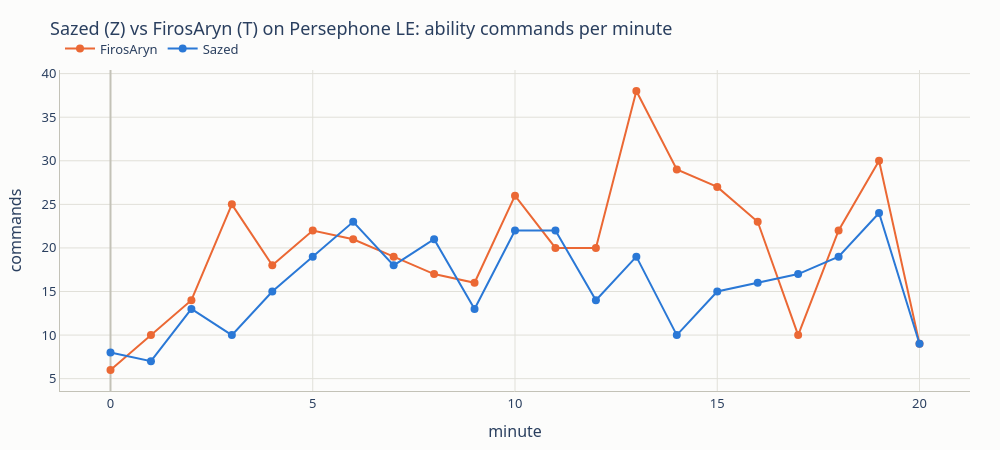

Here is the notebook cell this chart was saved with:
### Code cell
fig = px.line(
    commands, x="minute", y="commands", color="player", markers=True, color_discrete_map=PLAYER_COLORS,
    title=f"{TITLE}: ability commands per minute",
)
viz.show(fig, "level_1_commands_per_minute")

### Figure 1 — Plotly figure (JSON) as saved in the notebook; plotly's stock layout.template omitted (floating-point values rounded to 4 significant figures)
{"data": [{"hovertemplate": "player=FirosAryn<br>minute=%{x}<br>commands=%{y}<extra></extra>", "legendgroup": "FirosAryn", "line": {"color": "#eb6834", "dash": "solid", "width": 2}, "marker": {"size": 8, "symbol": "circle"}, "mode": "lines+markers", "name": "FirosAryn", "orientation": "v", "showlegend": true, "type": "scatter", "x": [0, 1, 2, 3, 4, 5, 6, 7, 8, 9, 10, 11, 12, 13, 14, 15, 16, 17, 18, 19, 20], "xaxis": "x", "y": [6, 10, 14, 25, 18, 22, 21, 19, 17, 16, 26, 20, 20, 38, 29, 27, 23, 10, 22, 30, 9], "yaxis": "y"}, {"hovertemplate": "player=Sazed<br>minute=%{x}<br>commands=%{y}<extra></extra>", "legendgroup": "Sazed", "line": {"color": "#2a78d6", "dash": "solid", "width": 2}, "marker": {"size": 8, "symbol": "circle"}, "mode": "lines+markers", "name": "Sazed", "orientation": "v", "showlegend": true, "type": "scatter", "x": [0, 1, 2, 3, 4, 5, 6, 7, 8, 9, 10, 11, 12, 13, 14, 15, 16, 17, 18, 19, 20], "xaxis": "x", "y": [8, 7, 13, 10, 15, 19, 23, 18, 21, 13, 22, 22, 14, 19, 10, 15, 16, 17, 19, 24, 9], "yaxis": "y"}], "layout": {"font": {"family": "system-ui, -apple-system, Segoe UI, sans-serif", "size": 13}, "height": 450, "legend": {"orientation": "h", "title": {}, "tracegroupgap": 0, "x": 0, "xanchor": "left", "y": 1.02, "yanchor": "bottom"}, "margin": {"b": 50, "l": 60, "r": 30, "t": 70}, "paper_bgcolor": "#fcfcfb", "plot_bgcolor": "#fcfcfb", "title": {"text": "Sazed (Z) vs FirosAryn (T) on Persephone LE: ability commands per minute"}, "width": 1000, "xaxis": {"anchor": "y", "domain": [0.0, 1.0], "gridcolor": "#e1e0d9", "linecolor": "#c3c2b7", "title": {"text": "minute"}, "zerolinecolor": "#c3c2b7"}, "yaxis": {"anchor": "x", "domain": [0.0, 1.0], "gridcolor": "#e1e0d9", "linecolor": "#c3c2b7", "title": {"text": "commands"}, "zerolinecolor": "#c3c2b7"}}}
